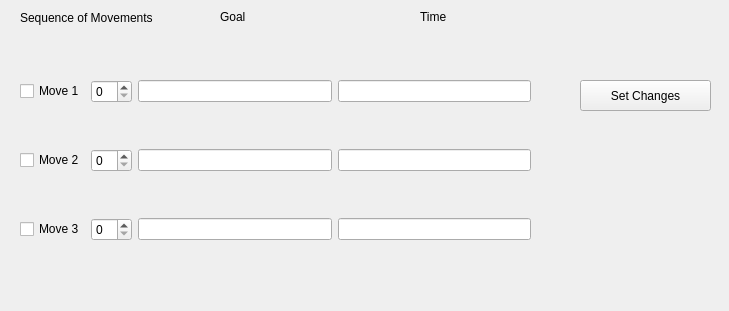
<?xml version="1.0" encoding="UTF-8"?>
<ui version="4.0">
 <class>Tuner</class>
 <widget class="QWidget" name="Tuner">
  <property name="geometry">
   <rect>
    <x>0</x>
    <y>0</y>
    <width>729</width>
    <height>311</height>
   </rect>
  </property>
  <property name="windowTitle">
   <string>Form</string>
  </property>
  <widget class="QWidget" name="gridLayoutWidget">
   <property name="geometry">
    <rect>
     <x>20</x>
     <y>40</y>
     <width>511</width>
     <height>241</height>
    </rect>
   </property>
   <layout class="QGridLayout" name="gridLayout">
    <item row="0" column="0">
     <widget class="QCheckBox" name="checkBox">
      <property name="text">
       <string>Move 1</string>
      </property>
     </widget>
    </item>
    <item row="1" column="0">
     <widget class="QCheckBox" name="checkBox_2">
      <property name="text">
       <string>Move 2</string>
      </property>
     </widget>
    </item>
    <item row="2" column="0">
     <widget class="QCheckBox" name="checkBox_3">
      <property name="text">
       <string>Move 3</string>
      </property>
     </widget>
    </item>
    <item row="0" column="1">
     <widget class="QSpinBox" name="spinBox_4"/>
    </item>
    <item row="1" column="1">
     <widget class="QSpinBox" name="spinBox_5"/>
    </item>
    <item row="2" column="1">
     <widget class="QSpinBox" name="spinBox_6"/>
    </item>
    <item row="1" column="2">
     <widget class="QLineEdit" name="lineEdit_2"/>
    </item>
    <item row="0" column="3">
     <widget class="QLineEdit" name="lineEdit_4"/>
    </item>
    <item row="0" column="2">
     <widget class="QLineEdit" name="lineEdit"/>
    </item>
    <item row="1" column="3">
     <widget class="QLineEdit" name="lineEdit_5"/>
    </item>
    <item row="2" column="2">
     <widget class="QLineEdit" name="lineEdit_3"/>
    </item>
    <item row="2" column="3">
     <widget class="QLineEdit" name="lineEdit_6"/>
    </item>
   </layout>
  </widget>
  <widget class="QLabel" name="label">
   <property name="geometry">
    <rect>
     <x>220</x>
     <y>10</y>
     <width>59</width>
     <height>14</height>
    </rect>
   </property>
   <property name="text">
    <string>Goal</string>
   </property>
  </widget>
  <widget class="QLabel" name="label_2">
   <property name="geometry">
    <rect>
     <x>420</x>
     <y>10</y>
     <width>59</width>
     <height>14</height>
    </rect>
   </property>
   <property name="text">
    <string>Time</string>
   </property>
  </widget>
  <widget class="QPushButton" name="pushButton">
   <property name="geometry">
    <rect>
     <x>580</x>
     <y>80</y>
     <width>131</width>
     <height>31</height>
    </rect>
   </property>
   <property name="text">
    <string>Set Changes</string>
   </property>
  </widget>
  <widget class="QLabel" name="label_3">
   <property name="geometry">
    <rect>
     <x>20</x>
     <y>10</y>
     <width>191</width>
     <height>16</height>
    </rect>
   </property>
   <property name="text">
    <string>Sequence of Movements</string>
   </property>
  </widget>
 </widget>
 <resources/>
 <connections/>
</ui>
